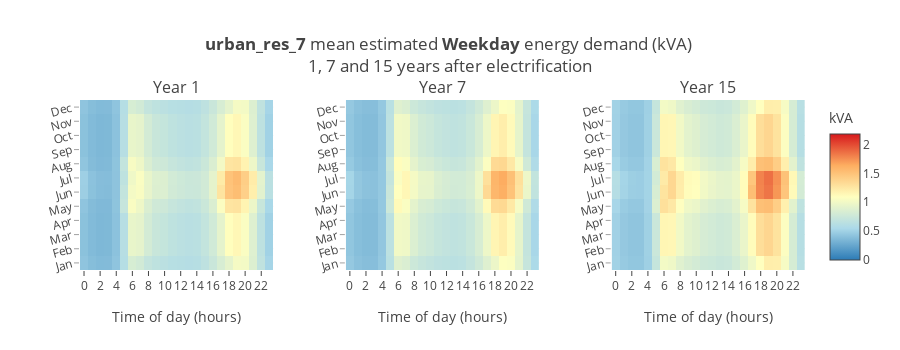

Notebook source saved alongside this figure:
### Code cell
bm0.plotBmHourlyProfiles(customer_class = 'urban_res_7', year_list = [1, 7, 15], daytype = 'Weekday')

### Figure 1 — Plotly figure (JSON) as saved in the notebook; plotly's stock layout.template omitted (floating-point values rounded to 4 significant figures; data arrays with more than 128 entries replaced by an {"elided": "..."} marker saying what was removed)
{"data": [{"colorbar": {"len": 1, "title": "kVA", "yanchor": "middle"}, "colorscale": [[0, "rgb(215,25,28)"], [0.25, "rgb(253,174,97)"], [0.5, "rgb(255,255,191)"], [0.75, "rgb(171,217,233)"], [1, "rgb(44,123,182)"]], "hoverinfo": "text", "reversescale": true, "showscale": true, "text": {"elided": "12x24 str values"}, "type": "heatmap", "x": {"elided": "288 int values"}, "xaxis": "x1", "y": {"elided": "288 int values"}, "yaxis": "y1", "z": {"elided": "288 float values"}, "zmax": 2.18, "zmin": 0}, {"colorbar": {"len": 1, "title": "kVA", "yanchor": "middle"}, "colorscale": [[0, "rgb(215,25,28)"], [0.25, "rgb(253,174,97)"], [0.5, "rgb(255,255,191)"], [0.75, "rgb(171,217,233)"], [1, "rgb(44,123,182)"]], "hoverinfo": "text", "reversescale": true, "showscale": false, "text": {"elided": "12x24 str values"}, "type": "heatmap", "x": {"elided": "288 int values"}, "xaxis": "x2", "y": {"elided": "288 int values"}, "yaxis": "y2", "z": {"elided": "288 float values"}, "zmax": 2.18, "zmin": 0}, {"colorbar": {"len": 1, "title": "kVA", "yanchor": "middle"}, "colorscale": [[0, "rgb(215,25,28)"], [0.25, "rgb(253,174,97)"], [0.5, "rgb(255,255,191)"], [0.75, "rgb(171,217,233)"], [1, "rgb(44,123,182)"]], "hoverinfo": "text", "reversescale": true, "showscale": false, "text": {"elided": "12x24 str values"}, "type": "heatmap", "x": {"elided": "288 int values"}, "xaxis": "x3", "y": {"elided": "288 int values"}, "yaxis": "y3", "z": {"elided": "288 float values"}, "zmax": 2.18, "zmin": 0}], "layout": {"annotations": [{"font": {"size": 16}, "showarrow": false, "text": "Year 1", "x": 0.1333, "xanchor": "center", "xref": "paper", "y": 1, "yanchor": "bottom", "yref": "paper"}, {"font": {"size": 16}, "showarrow": false, "text": "Year 7", "x": 0.5, "xanchor": "center", "xref": "paper", "y": 1, "yanchor": "bottom", "yref": "paper"}, {"font": {"size": 16}, "showarrow": false, "text": "Year 15", "x": 0.8667, "xanchor": "center", "xref": "paper", "y": 1, "yanchor": "bottom", "yref": "paper"}], "height": 350, "showlegend": false, "title": "<b>urban_res_7</b> mean estimated <b>Weekday</b> energy demand (kVA) <br />1, 7 and 15 years after electrification", "xaxis1": {"anchor": "y1", "domain": [0, 0.2667], "tickvals": [0, 2, 4, 6, 8, 10, 12, 14, 16, 18, 20, 22], "title": "Time of day (hours)"}, "xaxis2": {"anchor": "y2", "domain": [0.3667, 0.6333], "tickvals": [0, 2, 4, 6, 8, 10, 12, 14, 16, 18, 20, 22], "title": "Time of day (hours)"}, "xaxis3": {"anchor": "y3", "domain": [0.7333, 1], "tickvals": [0, 2, 4, 6, 8, 10, 12, 14, 16, 18, 20, 22], "title": "Time of day (hours)"}, "xaxis4": {"tickvals": [0, 2, 4, 6, 8, 10, 12, 14, 16, 18, 20, 22], "title": "Time of day (hours)"}, "yaxis1": {"anchor": "x1", "domain": [0, 1], "tickangle": -15, "ticktext": ["Jan", "Feb", "Mar", "Apr", "May", "Jun", "Jul", "Aug", "Sep", "Oct", "Nov", "Dec"], "tickvals": [1, 2, 3, 4, 5, 6, 7, 8, 9, 10, 11, 12], "tickwidth": 0.5, "type": "category"}, "yaxis2": {"anchor": "x2", "domain": [0, 1], "tickangle": -15, "ticktext": ["Jan", "Feb", "Mar", "Apr", "May", "Jun", "Jul", "Aug", "Sep", "Oct", "Nov", "Dec"], "tickvals": [1, 2, 3, 4, 5, 6, 7, 8, 9, 10, 11, 12], "tickwidth": 0.5, "type": "category"}, "yaxis3": {"anchor": "x3", "domain": [0, 1], "tickangle": -15, "ticktext": ["Jan", "Feb", "Mar", "Apr", "May", "Jun", "Jul", "Aug", "Sep", "Oct", "Nov", "Dec"], "tickvals": [1, 2, 3, 4, 5, 6, 7, 8, 9, 10, 11, 12], "tickwidth": 0.5, "type": "category"}, "yaxis4": {"tickangle": -15, "ticktext": ["Jan", "Feb", "Mar", "Apr", "May", "Jun", "Jul", "Aug", "Sep", "Oct", "Nov", "Dec"], "tickvals": [1, 2, 3, 4, 5, 6, 7, 8, 9, 10, 11, 12], "tickwidth": 0.5, "type": "category"}}}
